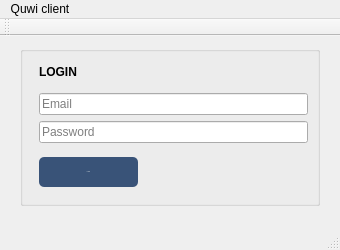
<?xml version="1.0" encoding="UTF-8"?>
<ui version="4.0">
 <class>MainWindow</class>
 <widget class="QMainWindow" name="MainWindow">
  <property name="geometry">
   <rect>
    <x>0</x>
    <y>0</y>
    <width>340</width>
    <height>250</height>
   </rect>
  </property>
  <property name="minimumSize">
   <size>
    <width>340</width>
    <height>250</height>
   </size>
  </property>
  <property name="maximumSize">
   <size>
    <width>340</width>
    <height>250</height>
   </size>
  </property>
  <property name="windowTitle">
   <string>Quwi client</string>
  </property>
  <property name="accessibleName">
   <string/>
  </property>
  <widget class="QWidget" name="centralWidget">
   <widget class="QGroupBox" name="groupBox">
    <property name="geometry">
     <rect>
      <x>20</x>
      <y>10</y>
      <width>300</width>
      <height>160</height>
     </rect>
    </property>
    <property name="minimumSize">
     <size>
      <width>300</width>
      <height>160</height>
     </size>
    </property>
    <property name="maximumSize">
     <size>
      <width>300</width>
      <height>160</height>
     </size>
    </property>
    <property name="title">
     <string/>
    </property>
    <widget class="QWidget" name="">
     <property name="geometry">
      <rect>
       <x>8</x>
       <y>0</y>
       <width>291</width>
       <height>161</height>
      </rect>
     </property>
     <layout class="QVBoxLayout" name="verticalLayout_2">
      <item>
       <widget class="QLabel" name="label">
        <property name="sizePolicy">
         <sizepolicy hsizetype="Preferred" vsizetype="Maximum">
          <horstretch>0</horstretch>
          <verstretch>0</verstretch>
         </sizepolicy>
        </property>
        <property name="font">
         <font>
          <weight>75</weight>
          <bold>true</bold>
         </font>
        </property>
        <property name="text">
         <string>LOGIN</string>
        </property>
       </widget>
      </item>
      <item>
       <layout class="QVBoxLayout" name="verticalLayout">
        <item>
         <widget class="QLineEdit" name="lineEdit_login">
          <property name="accessibleName">
           <string/>
          </property>
          <property name="accessibleDescription">
           <string/>
          </property>
          <property name="text">
           <string/>
          </property>
          <property name="cursorPosition">
           <number>0</number>
          </property>
          <property name="placeholderText">
           <string>Email</string>
          </property>
         </widget>
        </item>
        <item>
         <widget class="QLineEdit" name="lineEdit_password">
          <property name="echoMode">
           <enum>QLineEdit::Password</enum>
          </property>
          <property name="placeholderText">
           <string>Password</string>
          </property>
         </widget>
        </item>
       </layout>
      </item>
      <item>
       <layout class="QHBoxLayout" name="horizontalLayout">
        <property name="sizeConstraint">
         <enum>QLayout::SetDefaultConstraint</enum>
        </property>
        <item>
         <widget class="QPushButton" name="pushButton">
          <property name="sizePolicy">
           <sizepolicy hsizetype="Minimum" vsizetype="Fixed">
            <horstretch>0</horstretch>
            <verstretch>0</verstretch>
           </sizepolicy>
          </property>
          <property name="minimumSize">
           <size>
            <width>0</width>
            <height>30</height>
           </size>
          </property>
          <property name="font">
           <font>
            <pointsize>-1</pointsize>
            <weight>50</weight>
            <italic>false</italic>
            <bold>false</bold>
           </font>
          </property>
          <property name="styleSheet">
           <string notr="true">QPushButton{
	background-color: qlineargradient(spread:pad, x1:0, y1:0, x2:0, y2:1, stop:0 rgba(57, 83, 120, 255), stop:0.495 rgba(57, 83, 120, 255), stop:0.505 rgba(57, 83, 120, 255), stop:1 rgba(57, 83, 120, 255));
    border-width: 0px;
    border-radius: 5px;
    color: rgb(253, 253, 249)
}</string>
          </property>
          <property name="text">
           <string>LOGIN</string>
          </property>
         </widget>
        </item>
        <item>
         <spacer name="horizontalSpacer">
          <property name="orientation">
           <enum>Qt::Horizontal</enum>
          </property>
          <property name="sizeType">
           <enum>QSizePolicy::Fixed</enum>
          </property>
          <property name="sizeHint" stdset="0">
           <size>
            <width>170</width>
            <height>30</height>
           </size>
          </property>
         </spacer>
        </item>
       </layout>
      </item>
     </layout>
    </widget>
   </widget>
  </widget>
  <widget class="QMenuBar" name="menuBar">
   <property name="geometry">
    <rect>
     <x>0</x>
     <y>0</y>
     <width>340</width>
     <height>25</height>
    </rect>
   </property>
   <widget class="QMenu" name="menuQuwi_client">
    <property name="tearOffEnabled">
     <bool>true</bool>
    </property>
    <property name="title">
     <string notr="true">Quwi client</string>
    </property>
   </widget>
   <addaction name="menuQuwi_client"/>
  </widget>
  <widget class="QToolBar" name="mainToolBar">
   <attribute name="toolBarArea">
    <enum>TopToolBarArea</enum>
   </attribute>
   <attribute name="toolBarBreak">
    <bool>false</bool>
   </attribute>
  </widget>
  <widget class="QStatusBar" name="statusBar"/>
 </widget>
 <layoutdefault spacing="6" margin="11"/>
 <tabstops>
  <tabstop>lineEdit_login</tabstop>
  <tabstop>lineEdit_password</tabstop>
  <tabstop>pushButton</tabstop>
 </tabstops>
 <resources/>
 <connections/>
</ui>
